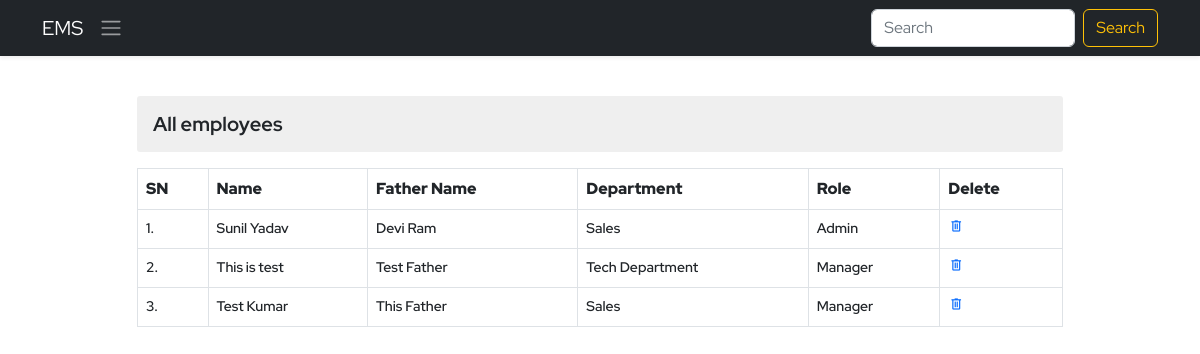
/ems/employee-view/, run on the app's committed database.
### ems/models.py (models this page shows, shortened)
class Employee(models.Model):
    empid=models.AutoField(primary_key=True)
    user=models.OneToOneField(User,on_delete=models.CASCADE)
    name=models.CharField(max_length=50)
    father_name=models.CharField(max_length=50)
    dob=models.DateField()
    email=models.EmailField(max_length=100)
    mobile_no=models.IntegerField()
    emergency_mobile_no=models.IntegerField(null=True,blank=True)
    address=models.OneToOneField(Address, on_delete=models.CASCADE,blank=True, null=True,)
    designation=models.CharField(max_length=70)
    role=models.ForeignKey(Role, on_delete=models.SET_NULL,blank=True, null=True,)
    department=models.ForeignKey(Department, on_delete=models.SET_NULL,blank=True, null=True,)
    joining_date=models.DateField()
    status=models.CharField(max_length=15)

class Department(models.Model):
    name=models.CharField(max_length=70, unique=True)
    description=models.TextField(max_length=200)
    def __str__(self):
        return self.name

class Role(models.Model):
    name=models.CharField(max_length=70, unique=True)
    description=models.TextField(max_length=200)
    def __str__(self):
        return self.name

### ems/views.py (the view)
# urls.py: path('employee-view/',viewEmployee,name='employee-view'),
def viewEmployee(request):
    context = {}
    try:
        employees = Employee.objects.all()
        context['employees'] = employees
    except Exception as e:
        print('View Employee Exception : ', e)
    return render(request, 'ems/view_employee.html', context)

### ems/templates/ems/view_employee.html (shortened to what this page needs)
{% extends './base.html' %}
{% block body %}
<div class="container py-4">
    <div class="row d-flex align-items-center justify-content-center">
        <div class="col-10">
            <h3 class="my-3 derpartment-title">All employees</h3>
            <table class="table table-bordered department-table">
                <tr>
                    <th>SN</th>
                    <th>Name</th>
                    <th>Father Name</th>
                    <th>Department</th>
                    <th>Role</th>
                    <th>Delete</th>
                </tr>
                {% for employee in employees %}
                <tr>
                    <td>{{forloop.counter}}.</td>
                    <td><a class="text-dark" href="{% url 'ems:employee-detail' employee.empid %}">{{employee.name}}</a></td>
                    <td>{{employee.father_name}}</td>
                    <td>{{employee.department}}</td>
                    <td>{{employee.role}}</td>
                    <td><a href="#" class="delete"><span class="material-symbols-outlined" onclick="deleteEm()">
                        delete</span></a></td>
                </tr>
                {% endfor %}
            </table>
        </div>
    </div>
</div>
{% endblock body %}

### static/css/style.css (style rules this page uses)
* { margin: 0; padding: 0; box-sizing: border-box; }
:root { --body-font: 'Red Hat Display', sans-serif; --second-font: 'Kaushan Script', cursive; --biggest-font-size: 2rem; --bigger-font-size: 1.5rem; --big-font-size: 1.25rem; --h1-font-size: 1.5rem; --h2-font-size: 1.25rem; --h3-font-size: 1rem; --normal-font-size: .938rem; --small-font-size: .813rem; --smaller-font-size: .75rem; --font-bold: 700; --font-black: 900; }
@media screen and (min-width: 1024px) { :root { --biggest-font-size: 6rem; --bigger-font-size: 3.5rem; --big-font-size: 2.75rem; --h1-font-size: 2.25rem; --h2-font-size: 1.5rem; --h3-font-size: 1.25rem; --normal-font-size: 1rem; --small-font-size: .875rem; --smaller-font-size: .813rem; } }
* { box-sizing: border-box; padding: 0; margin: 0; }
html { scroll-behavior: smooth; }
body, button, label, select, input { font-family: var(--body-font); font-size: var(--normal-font-size); }
h1, h2, h3 { font-weight: var(--font-bold); }
a { text-decoration: none; }
.derpartment-title { font-size: var(--h3-font-size); background-color: #dadada70; padding: 1rem; border-radius: 3px; }
.department-table tr th { font-size: var(--normal-font); font-weight: var(--font-black); }
.department-table tr td { font-size: var(--small-font-size); font-weight:600; }
.department-table tr td .delete span { font-size: 16px !important; }

### data on the page
Employee: name "Sunil Yadav", father_name "Devi Ram", department "Sales", role "Admin"
Employee: name "This is test", father_name "Test Father", department "Tech Department", role "Manager"
Employee: name "Test Kumar", father_name "This Father", department "Sales", role "Manager"
